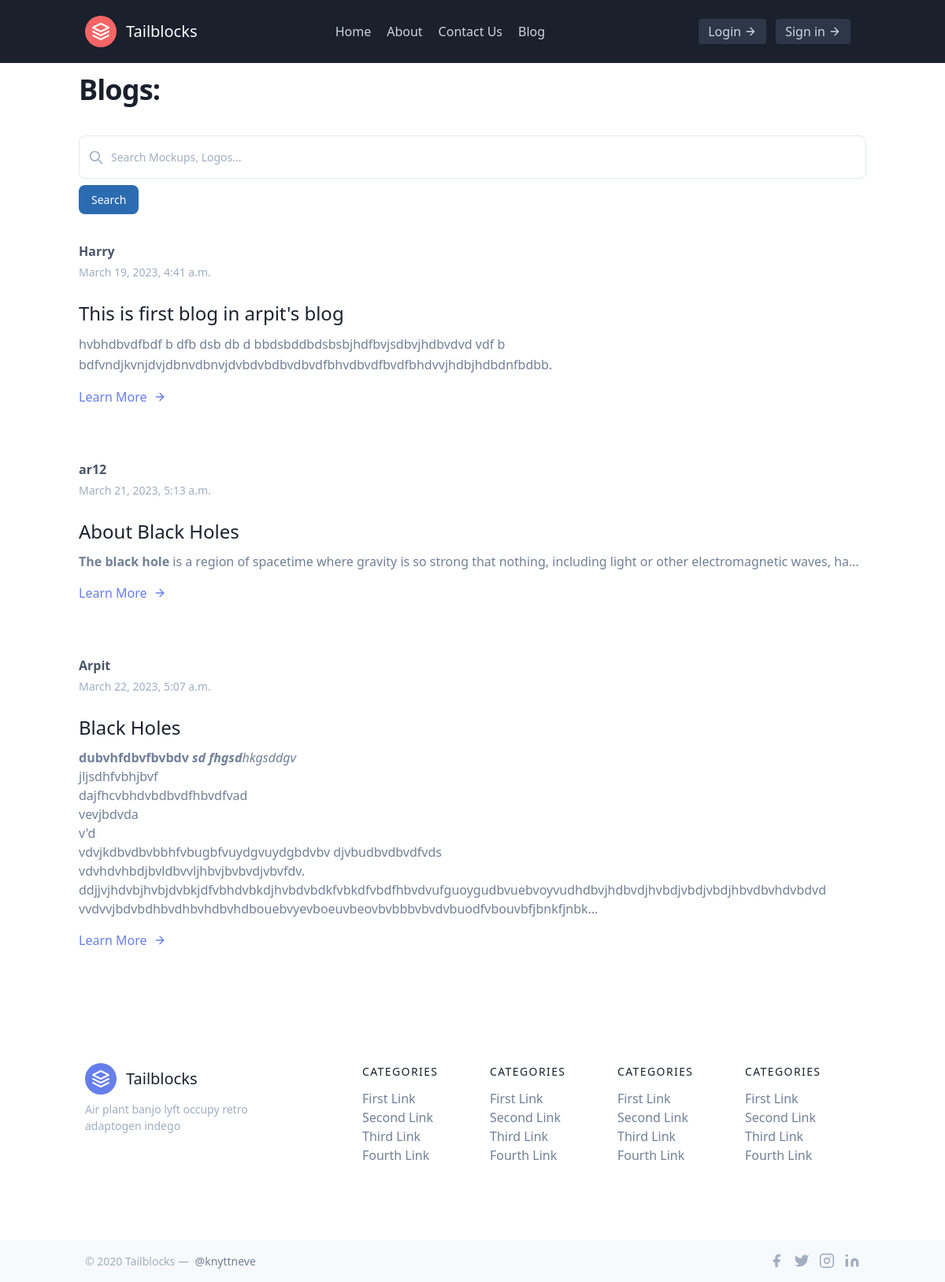
/blog/, run on an earlier commit of the app's database.
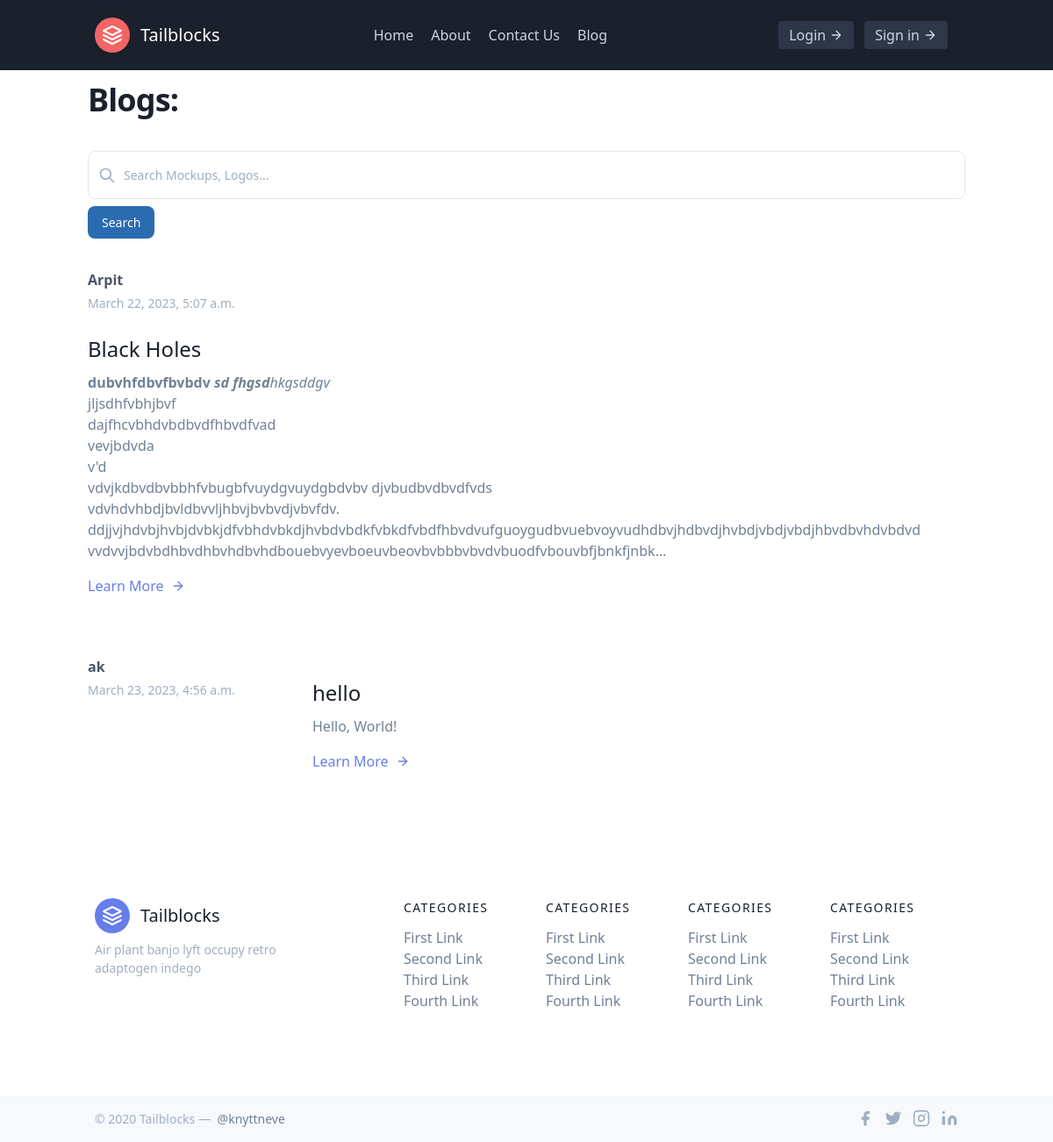
And on a later commit of the database.
### blog/models.py (models this page shows, shortened)
class BlogPost(models.Model):
    sno = models.AutoField(primary_key=True)
    user = models.ForeignKey(User, on_delete=models.CASCADE)
    author = models.CharField(max_length=20)
    mainhead = models.CharField(max_length=50)
    content = models.TextField(null=False)
    slugg = models.CharField(max_length=100)
    aboutauthor = models.CharField(max_length=50)
    time = models.DateTimeField(default=now)

### blog/views.py (the view)
# urls.py: path("", views.bloghome, name="bloghome"),
def bloghome(request):
    posts = BlogPost.objects.all()
    context = {"posts":posts}
    return render(request, "blog/bloghome.html", context)

### templates/blog/bloghome.html (shortened to what this page needs)
{% extends 'maiinn/mains.html' %}
{% block body %}
<section class="text-gray-600 body-font overflow-hidden">
    <div class="container px-3 py-3 mx-auto mt-1">
        <h1
            class="mb-4 text-3xl font-extrabold leading-none tracking-tight text-gray-900 md:text-5xl lg:text-4xl dark:text-white">
            Blogs:</h1>
    </div>
    <div class="container px-3 py-3 mx-auto">
        <form action="/blog/search" method="get">
            <div class="relative">
                <div class="absolute inset-y-0 left-0 flex items-center pl-3 pointer-events-none">
                </div>
                <input type="search" id="default-search"
                    class="block w-full p-4 pl-10 text-sm text-gray-900 border border-gray-300 rounded-lg bg-gray-50 focus:ring-blue-500 focus:border-blue-500 dark:bg-gray-700 dark:border-gray-600 dark:placeholder-gray-400 dark:text-white dark:focus:ring-blue-500 dark:focus:border-blue-500"
                    placeholder="Search Mockups, Logos..." name="query">
                <button type="submit"
                    class="text-white absolute right-2.5 bottom-2.5 bg-blue-700 hover:bg-blue-800 focus:ring-4 focus:outline-none focus:ring-blue-300 font-medium rounded-lg text-sm px-4 py-2 dark:bg-blue-600 dark:hover:bg-blue-700 dark:focus:ring-blue-800 my-2">Search</button>
            </div>
        </form>
    </div>
    <div class="container px-3 py-3 mx-auto mt-5">
        {% for post in posts %}
        <div class="my-1 divide-y-2 divide-gray-100">
            <div class="py-8 flex flex-wrap md:flex-nowrap">
                <div class="md:w-64 md:mb-0 mb-6 flex-shrink-0 flex flex-col">
                    <span class="font-semibold title-font text-gray-700">{{post.author}}</span>
                    <span class="mt-1 text-gray-500 text-sm">{{post.time}}</span>
                </div>
                <div class="md:flex-grow">
                    <br>
                    <h2 class="text-2xl font-medium text-gray-900 title-font mb-2"><a href="/blog/{{post.slugg}}">{{post.mainhead}}</a></h2>
                    <p class="leading-relaxed">{{post.content|safe|truncatechars:500}}</p>
                    <a class="text-indigo-500 inline-flex items-center mt-4">Learn More
                        <svg class="w-4 h-4 ml-2" viewBox="0 0 24 24" stroke="currentColor" stroke-width="2" fill="none"
                            stroke-linecap="round" stroke-linejoin="round">
                            <path d="M5 12h14"></path>
                            <path d="M12 5l7 7-7 7"></path>
                        </svg>
                    </a>
                </div>
            </div>
        </div>
        {% endfor %}
    </div>
</section>
{% endblock %}

What changed in the data, as far as the page shows it:
removed BlogPost: author "Harry", time "March 19, 2023, 4:41 a.m.", mainhead "This is first blog in arpit's blog", content "hvbhdbvdfbdf b dfb dsb db d bbdsbddbdsbsbjhdfbvjsdbvjhdbvdvd vdf b bdfvndjkvnjdvjdbnvdbnvjdvbdvbdbvdbvdfbhvdbvdfbvdfbhdvvjhdbjhdbdnfbdbb."
removed BlogPost: author "ar12", time "March 21, 2023, 5:13 a.m.", mainhead "About Black Holes", content "The black hole is a region of spacetime where gravity is so strong that nothing, including light or other electromagnetic waves , ha…"
added BlogPost: author "ak", time "March 23, 2023, 4:56 a.m.", mainhead "hello", content "Hello, World!"
